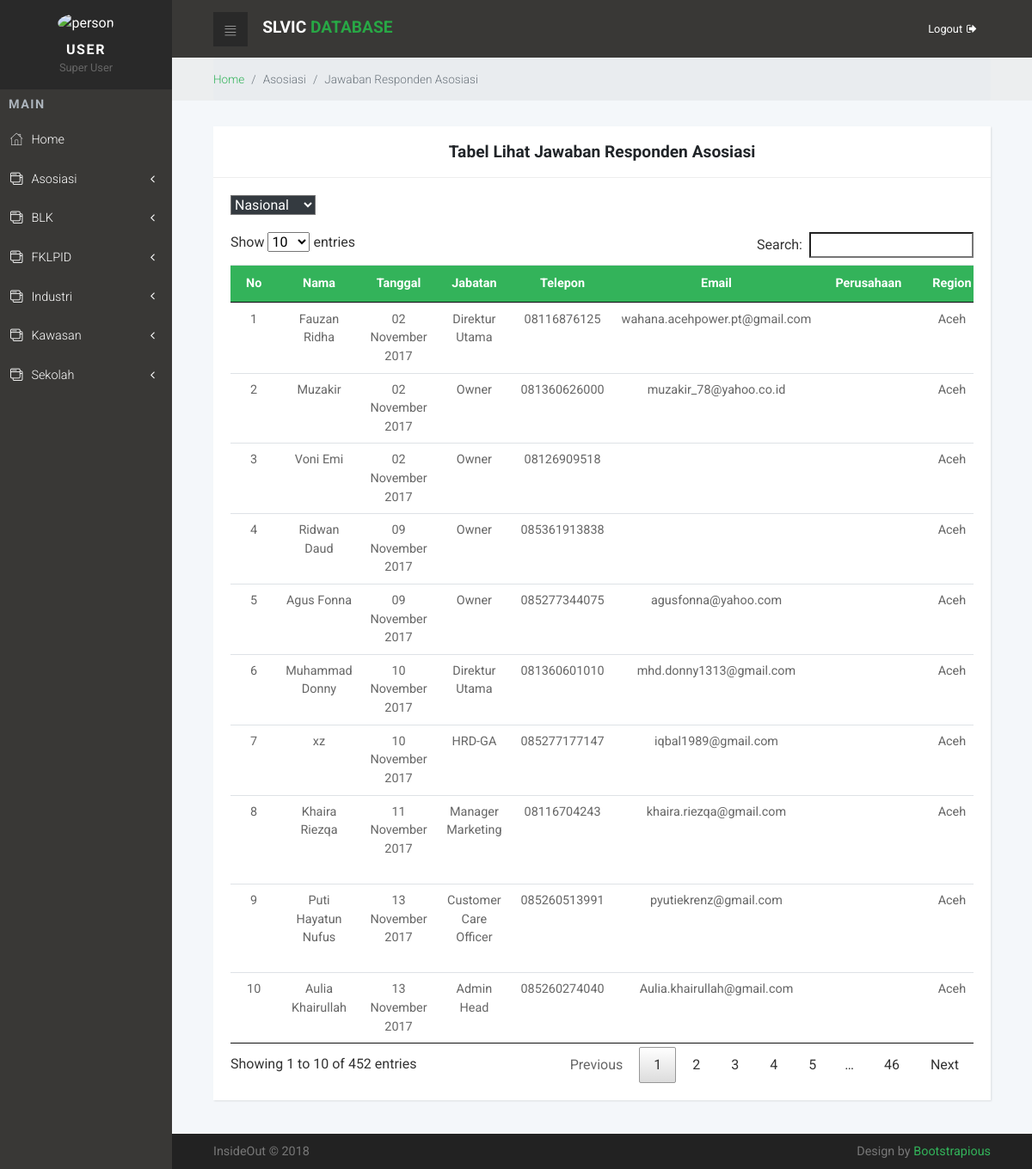
The app's page /main.php?page=lihatjawaban/lihatjawabanasosiasi with its own data.
### tables this page shows
CREATE TABLE IF NOT EXISTS `responden` (
`id_responden` int(11) NOT NULL,
  `no_quisioner` varchar(15) NOT NULL,
  `tgl_pengisian` varchar(50) NOT NULL,
  `nm_pemfor` varchar(300) NOT NULL,
  `jabatan` varchar(100) NOT NULL,
  `no_hp` varchar(20) NOT NULL,
  `email` varchar(50) NOT NULL,
  `perusahaan` varchar(150) NOT NULL,
  `alamat` varchar(400) NOT NULL,
  `kec` varchar(50) NOT NULL,
  `kab` varchar(50) NOT NULL,
  `prov` varchar(20) NOT NULL,
  `kode` varchar(8) NOT NULL,
  `region` varchar(50) NOT NULL
);

### get/getAsosiasi.php (called while the page is built, shortened)
<?php
	function lihatResponden(){
		$result = mysql_query("select*from responden");
		return $result;
	}
?>

### lihatjawaban/lihatjawabanasosiasi.php (the view, shortened to what this page needs)
<?php include"konek/koneksiAsosiasi.php";
  include"get/getAsosiasi.php";
  $respond=lihatResponden(); ?>
<div class="breadcrumb-holder">
 <div class="container-fluid">
    <ul class="breadcrumb">
      <li class="breadcrumb-item"><a href="main.php">Home</a></li>
      <li class="breadcrumb-item active">Asosiasi</li>
      <li class="breadcrumb-item active">Jawaban Responden Asosiasi</li>
    </ul>
  </div>
</div>
<section>
  <div class="container-fluid">
    <div class="row">
      <div class="col-lg-12">
        <div class="card" style="margin-top:30px;">
          <div class="card-header">
            <h3 style="margin-top: 3px; margin-bottom: 3px;"><center>Tabel Lihat Jawaban Responden Asosiasi</center></h3>
          </div>
          <div class="card-body">
            <div class="row">
              <div class="col-sm-12">
              <select id="region" onchange="cek(this.value);" class="bg-dark text-white" style="margin-bottom:20px;">
                   <option value="">Nasional</option>
              </select>
              <div id="isia" class="table-responsive">
                <table class="table table-sm text-center" id="dataTables">
                     <thead class="bg-primary text-white">
                       <tr>
                         <th>No</th>
                         <th>Nama</th>
                         <th>Tanggal</th>
                         <th>Jabatan</th>
                         <th>Telepon</th>
                         <th>Email</th>
                         <th>Perusahaan</th>
                         <th>Region</th>
                       </tr>
                     </thead>
                   <tbody>
                    <?php $a=1;?>
                    <?php while($buff=mysql_fetch_array($respond)){ ?>
                    <tr>
                      <td><?php echo $a;?></td>
                      <td><?php echo $buff['nm_pemfor'];?></td>
                      <td><?php echo $buff['tgl_pengisian'];?></td>
                      <td><?php echo $buff['jabatan'];?></td>
                      <td><?php echo $buff['no_hp'];?></td>
                      <td><?php echo $buff['email'];?></td>
                      <td><?php echo $buff['nm_blk'];?></td>
                      <td><?php echo $buff['region'];?></td>
                    </tr>
                    <?php $a++; };?>
                   </tbody>
                   </table>
                 </div>
               </div>
             </div>
           </div>
         </div>
       </div>
     </div>
</section>

### main.php (shortened to what this page needs)
<!DOCTYPE html>
<html>
  <head>
    <link rel="stylesheet" href="vendor/bootstrap/css/bootstrap.min.css">
    <link rel="stylesheet" type="text/css" href="css/jquery.dataTables.min.css">
    <link rel="stylesheet" href="vendor/font-awesome/css/font-awesome.min.css">
    <link rel="stylesheet" href="css/fontastic.css">
    <link rel="stylesheet" href="css/grasp_mobile_progress_circle-1.0.0.min.css">
    <link rel="stylesheet" href="vendor/malihu-custom-scrollbar-plugin/jquery.mCustomScrollbar.css">
    <link rel="stylesheet" href="css/style.default.css" id="theme-stylesheet">
    <link rel="stylesheet" href="css/custom.css">
  </head>
  <body>
    <nav class="side-navbar">
      <div class="side-navbar-wrapper">
        <div class="sidenav-header d-flex align-items-center justify-content-center">
          <div class="sidenav-header-inner text-center"><img src="img/user green (1).png" alt="person" class="img-fluid rounded-circle">
            <h2 class="h5">User</h2><span>Super User</span>
          </div>
        </div>
        <div class="main-menu">
          <h5 class="sidenav-heading">Main</h5>
          <ul id="side-main-menu" class="side-menu list-unstyled">
            <li <?php
      					if (isset($_GET['page'])) {
      					$page=htmlentities($_GET['page']);
      					}else{
      					$page="welcome";
      					}
      					if ($page=="welcome") {
      						echo "class='active'";
      					}
      					 ?>>
                 <a href="main.php"> <i class="icon-home"></i>Home</a>
            </li>
            <li
            <?php
                if ($page=="isisurveyasosiasi") {
                  echo "class='active'";
                }elseif ($page=="lihatjawabanasosiasi") {
                  echo "class='active'";
                }elseif ($page=="hasiljawabanasosiasi") {
                  echo "class='active'";
                }?>>
            <a href="#asosiasi" aria-expanded="false" data-toggle="collapse"> <i class="icon-interface-windows"></i>Asosiasi</a>
            </li>
            <li
            <?php
                if ($page=="isisurveyblk") {
                  echo "class='active'";
                }elseif ($page=="lihatjawabanblk") {
                  echo "class='active'";
                }elseif ($page=="hasiljawabanblk") {
                  echo "class='active'";
                }?>>
                <a href="#blk" aria-expanded="false" data-toggle="collapse"> <i class="icon-interface-windows"></i>BLK</a>
            </li>
            <li
            <?php
                if ($page=="isisurveyfklpid") {
                  echo "class='active'";
                }elseif ($page=="lihatjawabanfklpid") {
                  echo "class='active'";
                }elseif ($page=="hasiljawabanfklpid") {
                  echo "class='active'";
                }?>>
               <a href="#fklpid" aria-expanded="false" data-toggle="collapse"> <i class="icon-interface-windows"></i>FKLPID</a>
            </li>
            <li
            <?php
                if ($page=="isisurveyindustri") {
                  echo "class='active'";
                }elseif ($page=="lihatjawabanindustri") {
                  echo "class='active'";
                }elseif ($page=="hasiljawabanindustri") {
                  echo "class='active'";
                }?>>
                <a href="#industri" aria-expanded="false" data-toggle="collapse"> <i class="icon-interface-windows"></i>Industri</a>
            </li>
            <li
            <?php
                if ($page=="isisurveykawasan") {
                  echo "class='active'";
                }elseif ($page=="lihatjawabankawasan") {
                  echo "class='active'";
                }elseif ($page=="hasiljawabankawasan") {
                  echo "class='active'";
                }?>>
                <a href="#kawasan" aria-expanded="false" data-toggle="collapse"> <i class="icon-interface-windows"></i>Kawasan</a>
            </li>
            <li
            <?php
                if ($page=="isisurveysekolah") {
                  echo "class='active'";
                }elseif ($page=="lihatjawabansekolah") {
                  echo "class='active'";
                }elseif ($page=="hasiljawabansekolah") {
                  echo "class='active'";
                }?>>
                <a href="#sekolah" aria-expanded="false" data-toggle="collapse"> <i class="icon-interface-windows"></i>Sekolah</a>
            </li>
          </ul>
        </div>
      </div>
    </nav>
    <div class="page">
      <header class="header">
        <nav class="navbar">
          <div class="container-fluid">
            <div class="navbar-holder d-flex align-items-center justify-content-between">
              <div class="navbar-header">
                <a id="toggle-btn" href="#" class="menu-btn">
                  <i class="icon-bars"></i>
                  </a>
                  <a href="main.php" class="navbar-brand">
                <div class="brand-text d-none d-md-inline-block">
                    <strong class="text-white"> SLVIC  </strong>
                    <strong class="text-success"> DATABASE </strong>
                  </div>
                  </a>
                </div>
                <ul class="nav-menu list-unstyled d-flex flex-md-row align-items-md-center">
                  <li class="nav-item"><a href="logout.php" class="nav-link logout">Logout<i class="fa fa-sign-out"></i></a></li>
                </ul>
            </div>
          </div>
        </nav>
      </header>
          <?php
      			$file="$page.php";
      			$cek_page=strlen($page);
      			if ($cek_page>100000 or !file_exists($file) or empty($page)) {
      				include 'welcome.php';
      			}else{
      				include $file;
      			}
      			 ?>
      <footer class="main-footer">
        <div class="container-fluid">
          <div class="row">
            <div class="col-sm-6">
              <p>InsideOut &copy; 2018</p>
            </div>
            <div class="col-sm-6 text-right">
              <p>Design by <a href="https://bootstrapious.com" class="external">Bootstrapious</a></p>
            </div>
          </div>
        </div>
      </footer>
    </div>
  </body>
</html>

### css/style.default.css (style rules this page uses)
a { display: inline-block; text-decoration: none; color: #fff; -webkit-transition: all 0.3s; transition: all 0.3s; }
body { overflow-x: hidden; }
i { display: inline-block; }
span { display: inline-block; }
i[class*='icon-'] { -webkit-transform: translateY(4px); transform: translateY(4px); }
table { font-size: 0.9em; color: #666; }
.page { position: absolute; top: 0; right: 0; -webkit-transition: width 0.3s linear; transition: width 0.3s linear; width: calc(100% - 200px); background-color: #F4F7FA; min-height: 100vh; padding-bottom: 50px; }
h2 { color: #555; font-weight: 400; }
.breadcrumb-holder { background: #eceeef; }
.breadcrumb-holder .breadcrumb { padding: 15px 0; font-size: 0.85em; font-weight: 300; color: #999; margin-bottom: 0; }
.card { margin-bottom: 30px; -webkit-box-shadow: 1px 1px 2px rgba(0, 0, 0, 0.1); box-shadow: 1px 1px 2px rgba(0, 0, 0, 0.1); }
.card-header h1, .card-header h2, .card-header h3, .card-header h4, .card-header h5, .card-header h6 { margin-bottom: 0; }
@media (min-width: 768px) { .container-fluid { padding: 0 3rem; } }
nav.navbar { background: #393836; padding: .8rem 0; }
nav.navbar .container-fluid { width: 100%; }
nav.navbar .navbar-holder { width: 100%; }
nav.navbar a { font-size: 0.8em; color: #fff; position: relative; }
nav.navbar a.logout i { margin-left: 5px; }
nav.navbar a.navbar-brand { margin-left: 10px; }
nav.navbar .brand-text { text-transform: uppercase; }
nav.navbar .brand-text strong { font-size: 1.5em; }
nav.navbar .nav-menu { margin-bottom: 0; }
nav.navbar a.menu-btn { width: 40px; height: 40px; line-height: 40px; background: #292929; color: #fff; text-align: center; padding: 0 !important; }
nav.navbar a.menu-btn i[class*='icon-'] { -webkit-transform: translateY(4px); transform: translateY(4px); }
.side-navbar { position: fixed; top: 0; left: 0; width: 200px; height: 100%; width: 200px; text-align: left; background: #393836; color: #fff; -webkit-transition: all 0.3s linear; transition: all 0.3s linear; z-index: 999; overflow-y: auto; }
.side-navbar li { position: relative; }
.side-navbar li a { position: relative; font-size: .9rem; font-weight: 300; color: #fff; text-decoration: none; width: 100%; padding: 12px; }
.side-navbar li a[data-toggle="collapse"]::before { content: '\f104'; display: inline-block; -webkit-transform: translateY(-50%); transform: translateY(-50%); font-family: 'FontAwesome'; position: absolute; top: 50%; right: 20px; }
.side-navbar .sidenav-header { background: #292929; padding: 14px; margin-bottom: 10px; }
.side-navbar .sidenav-header img { width: 50px; height: 50px; }
.side-navbar .sidenav-header span { font-size: 0.8em; color: #666; }
.side-navbar .sidenav-header h2 { margin: 10px 0 0; text-transform: uppercase; letter-spacing: .1em; }
.side-navbar .sidenav-heading { font-weight: 700; color: #adb5bd; font-size: .9rem; text-transform: uppercase; letter-spacing: .1em; margin-left: 10px; margin-top: 10px; margin-bottom: 10px; }
.side-navbar i[class*='icon-'] { -webkit-transform: translateY(2px); transform: translateY(2px); }
.side-navbar span { display: inline-block; }
.side-navbar i { font-size: inherit; -webkit-transition: all 0.3s; transition: all 0.3s; margin-right: 10px; }
footer.main-footer { position: absolute; width: 100%; bottom: 0; background: #222; padding: 10px 0; }
footer.main-footer p { font-size: 0.7em; color: #777; margin: 0; }
@media (min-width: 768px) { footer.main-footer p { font-size: 0.9em; } }
.navbar { padding: 0.5rem 1rem; }
.navbar-brand { display: inline-block; padding-top: 0.3125rem; padding-bottom: 0.3125rem; margin-right: 1rem; font-size: 1.25rem; }
body { font-family: "Roboto", sans-serif; font-size: 1rem; font-weight: 400; line-height: 1.5; color: #212529; background-color: #fff; }
a { color: #33b35a; text-decoration: none; }
h1, h2, h3, h4, h5, h6, .h1, .h2, .h3, .h4, .h5, .h6 { margin-bottom: 0.5rem; font-family: inherit; font-weight: 700; line-height: 1.1; color: inherit; }
h2, .h2 { font-size: 1.3rem; }
h3, .h3 { font-size: 1.2rem; }
h5, .h5 { font-size: 1rem; }
.bg-primary { background-color: #33b35a !important; }
.bg-dark { background-color: #343a40 !important; }
.text-success { color: #28a745 !important; }
.nav-link { padding: 0.5rem 1rem; }
.card { background-color: #fff; border: 0 solid #eee; border-radius: 0; }
.card-body { padding: 1.25rem; }
.card-header { padding: 1rem 1.25rem; background-color: #fff; border-bottom: 1px solid #eee; }
.card-header:first-child { border-radius: 0 0 0 0; }

### records on screen
responden: nm_pemfor "Fauzan Ridha", tgl_pengisian "02 November 2017", jabatan "Direktur Utama", no_hp "08116876125", email "wahana.acehpower.pt@gmail.com", region "Aceh"
responden: nm_pemfor "Muzakir", tgl_pengisian "02 November 2017", jabatan "Owner", no_hp "081360626000", email "muzakir_78@yahoo.co.id", region "Aceh"
responden: nm_pemfor "Voni Emi", tgl_pengisian "02 November 2017", jabatan "Owner", no_hp "08126909518", region "Aceh"
responden: nm_pemfor "Ridwan Daud", tgl_pengisian "09 November 2017", jabatan "Owner", no_hp "085361913838", region "Aceh"
responden: nm_pemfor "Agus Fonna", tgl_pengisian "09 November 2017", jabatan "Owner", no_hp "085277344075", email "agusfonna@yahoo.com", region "Aceh"
responden: nm_pemfor "Muhammad Donny", tgl_pengisian "10 November 2017", jabatan "Direktur Utama", no_hp "081360601010", email "mhd.donny1313@gmail.com", region "Aceh"
responden: nm_pemfor "xz", tgl_pengisian "10 November 2017", jabatan "HRD-GA", no_hp "085277177147", email "iqbal1989@gmail.com", region "Aceh"
responden: nm_pemfor "Khaira Riezqa", tgl_pengisian "11 November 2017", jabatan "Manager Marketing", no_hp "08116704243", email "khaira.riezqa@gmail.com", region "Aceh"
responden: nm_pemfor "Puti Hayatun Nufus", tgl_pengisian "13 November 2017", jabatan "Customer Care Officer", no_hp "085260513991", email "pyutiekrenz@gmail.com", region "Aceh"
responden: nm_pemfor "Aulia Khairullah", tgl_pengisian "13 November 2017", jabatan "Admin Head", no_hp "085260274040", email "Aulia.khairullah@gmail.com", region "Aceh"
